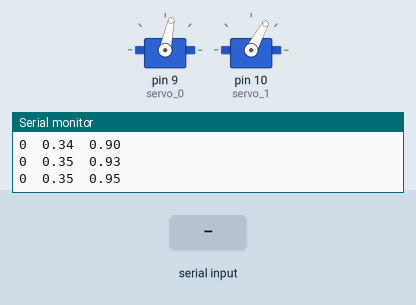
A sketch run on a simulated Arduino Uno, built with avr-gcc and run on an emulated ATmega328P. Shown: 2 × servo, the last lines printed to the serial monitor. The inputs (shaded band) are chosen by the test bench.

Above: at 0.45 s.
At 1.2 s:
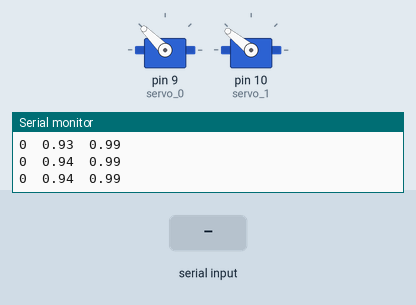
1.3 s: "2" received over Serial
At 3.4 s:
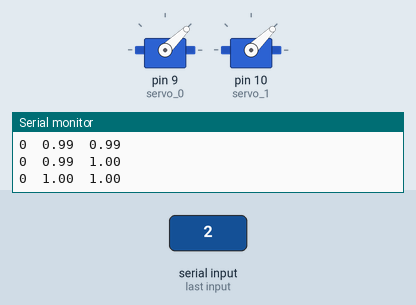
Timing chart, 0 to 13.3 s (numbered marks = the images above; inputs shaded):
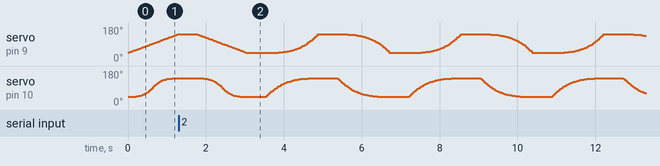

The sketch:

SimpleServoEasing.ino
```cpp
#include <Arduino.h>
#include <Servo.h>


#include <math.h>

// Linear interpolation (no easing)
float linear(float x);

// Quadratic easing; p^2
float easeInQuadratic(float x);
float easeOutQuadratic(float x);
float easeInOutQuadratic(float x);

// Cubic easing; p^3
float easeInCubic(float x);
float easeOutCubic(float x);
float easeInOutCubic(float x);

// Quartic easing; p^4
float easeInQuartic(float x);
float easeOutQuartic(float x);
float easeInOutQuartic(float x);

// Quintic easing; p^5
float easeInQuintic(float x);
float easeOutQuintic(float x);
float easeInOutQuintic(float x);

// Sine wave easing; sin(p * PI/2)
float easeInSine(float x);
float easeOutSine(float x);
float easeInOutSine(float x);

// Circular easing; sqrt(1 - p^2)
float easeInCircular(float x);
float easeOutCircular(float x);
float easeInOutCircular(float x);

// Exponential easing, base 2
float easeInExponential(float x);
float easeOutExponential(float x);
float easeInOutExponential(float x);

// Exponentially-damped sine wave easing
float easeInElastic(float x);
float easeOutElastic(float x);
float easeInOutElastic(float x);

// Overshooting cubic easing;
float easeInBack(float x);
float easeOutBack(float x);
float easeInOutBack(float x);

// Exponentially-decaying bounce easing
float easeInBounce(float x);
float easeOutBounce(float x);
float easeInOutBounce(float x);


// Modeled after the line y = x
float linear(float x) {
  return x;
}

// Modeled after the parabola y = x^2
float easeInQuadratic(float x) {
  return pow(x, 2);
}

// Modeled after the parabola y = -x^2 + 2x
float easeOutQuadratic(float x) {
  return -(x * (x - 2));
}

// Modeled after the piecewise quadratic
// y = (1/2)((2x)^2)             ; [0, 0.5)
// y = -(1/2)((2x-1)*(2x-3) - 1) ; [0.5, 1]
float easeInOutQuadratic(float x) {
  return (x < 0.5) ? (2 * pow(x, 2)) : ((-2 * pow(x, 2)) + (4 * x) - 1);
}

// Modeled after the cubic y = x^3
float easeInCubic(float x) {
  return pow(x, 3);
}

// Modeled after the cubic y = (x - 1)^3 + 1
float easeOutCubic(float x) {
  return pow(x - 1, 3) + 1;
}

// Modeled after the piecewise cubic
// y = (1/2)((2x)^3)       ; [0, 0.5)
// y = (1/2)((2x-2)^3 + 2) ; [0.5, 1]
float easeInOutCubic(float x) {
  return (x < 0.5) ? (4 * pow(x, 3)) : (0.5 * pow(((2 * x) - 2), 3) + 1);
}

// Modeled after the quartic x^4
float easeInQuartic(float x) {
  return pow(x, 4);
}

// Modeled after the quartic y = 1 - (x - 1)^4
float easeOutQuartic(float x) {
  return pow(x - 1, 3) * (1 - x) + 1;
}

// Modeled after the piecewise quartic
// y = (1/2)((2x)^4)        ; [0, 0.5)
// y = -(1/2)((2x-2)^4 - 2) ; [0.5, 1]
float easeInOutQuartic(float x) {
  return (x < 0.5) ? (8 * pow(x, 4)) : (-8 * pow(x - 1, 4) + 1);
}

// Modeled after the quintic y = x^5
float easeInQuintic(float x) {
  return pow(x, 5);
}

// Modeled after the quintic y = (x - 1)^5 + 1
float easeOutQuintic(float x) {
  return pow(x - 1, 5) + 1;
}

// Modeled after the piecewise quintic
// y = (1/2)((2x)^5)       ; [0, 0.5)
// y = (1/2)((2x-2)^5 + 2) ; [0.5, 1]
float easeInOutQuintic(float x) {
  return (x < 0.5) ? (16 * pow(x, 5)) : (0.5 * pow((2 * x) - 2, 5) + 1);
}

// Modeled after quarter-cycle of sine wave
float easeInSine(float x) {
  return sin((x - 1) * M_PI_2) + 1;
}

// Modeled after quarter-cycle of sine wave (different phase)
float easeOutSine(float x) {
  return sin(x * M_PI_2);
}

// Modeled after half sine wave
float easeInOutSineEaseInOut(float x) {
  return 0.5 * (1 - cos(x * M_PI));
}

// Modeled after shifted quadrant IV of unit circle
float easeInCircular(float x) {
  return 1 - sqrt(1 - pow(x, 2));
}

// Modeled after shifted quadrant II of unit circle
float easeOutCircular(float x) {
  return sqrt((2 - x) * x);
}

// Modeled after the piecewise circular function
// y = (1/2)(1 - sqrt(1 - 4x^2))           ; [0, 0.5)
// y = (1/2)(sqrt(-(2x - 3)*(2x - 1)) + 1) ; [0.5, 1]
float easeInOutCircular(float x) {
  return (x < 0.5) ? (0.5 * (1 - sqrt(1 - 4 * pow(x, 2)))) : (0.5 * (sqrt(-((2 * x) - 3) * ((2 * x) - 1)) + 1));
}

// Modeled after the exponential function y = 2^(10(x - 1))
float easeInExponential(float x) {
  return (x == 0.0) ? x : pow(2, 10 * (x - 1));
}

// Modeled after the exponential function y = -2^(-10x) + 1
float easeOutExponential(float x) {
  return (x == 1.0) ? x : 1 - pow(2, -10 * x);
}

// Modeled after the piecewise exponential
// y = (1/2)2^(10(2x - 1))         ; [0,0.5)
// y = -(1/2)*2^(-10(2x - 1))) + 1 ; [0.5,1]
float easeInOutExponential(float x) {
  if(x == 0.0 || x == 1.0) return x;

  return (x < 0.5) ? (0.5 * pow(2, (20 * x) - 10)) : (-0.5 * pow(2, (-20 * x) + 10) + 1);
}

// Modeled after the damped sine wave y = sin(13pi/2*x)*pow(2, 10 * (x - 1))
float easeInElastic(float x) {
  return sin(13 * M_PI_2 * x) * pow(2, 10 * (x - 1));
}

// Modeled after the damped sine wave y = sin(-13pi/2*(x + 1))*pow(2, -10x) + 1
float easeOutElastic(float x) {
  return sin(-13 * M_PI_2 * (x + 1)) * pow(2, -10 * x) + 1;
}

// Modeled after the piecewise exponentially-damped sine wave:
// y = (1/2)*sin(13pi/2*(2*x))*pow(2, 10 * ((2*x) - 1))      ; [0,0.5)
// y = (1/2)*(sin(-13pi/2*((2x-1)+1))*pow(2,-10(2*x-1)) + 2) ; [0.5, 1]
float easeInOutElastic(float x) {
  return (x < 0.5) ?
    (0.5 * sin(13 * M_PI_2 * (2 * x)) * pow(2, 10 * ((2 * x) - 1)))
    : (0.5 * (sin(-13 * M_PI_2 * ((2 * x - 1) + 1)) * pow(2, -10 * (2 * x - 1)) + 2));
}

// Modeled after the overshooting cubic y = x^3-x*sin(x*pi)
float easeInBack(float x) {
  return pow(x, 3) - x * sin(x * M_PI);
}

// Modeled after overshooting cubic y = 1-((1-x)^3-(1-x)*sin((1-x)*pi))
float easeOutBack(float x) {
  return 1 - (pow(1 - x, 3) - (1 - x) * sin((1 - x) * M_PI));
}

// Modeled after the piecewise overshooting cubic function:
// y = (1/2)*((2x)^3-(2x)*sin(2*x*pi))           ; [0, 0.5)
// y = (1/2)*(1-((1-x)^3-(1-x)*sin((1-x)*pi))+1) ; [0.5, 1]
float easeInOutBack(float x) {
  return (x < 0.5) ?
    (0.5 * (pow(2 * x, 3) - 2 * x * sin(2 * x * M_PI)))
    : (0.5 * (1 - (pow((1 - (2 * x - 1)), 3) - (1 - (2 * x - 1)) * sin((1 - (2 * x - 1)) * M_PI))) + 0.5);
}

float easeInBounce(float x) {
  return 1 - easeOutBounce(1 - x);
}

float easeOutBounce(float x) {
  if (x < 1 / 2.75) {
    return 7.5625 * pow(x, 2);
  }
  else if (x < 2 / 2.75) {
    return 7.5625 * pow(x - (1.5 / 2.75), 2) + 0.75;
  }
  else if (x < 2.5 / 2.75) {
    return 7.5625 * pow(x - (2.25 / 2.75), 2) + 0.9375;
  }
  else {
    return 7.5625 * pow(x - (2.625 / 2.75), 2) * x + 0.984375;
  }
}

float easeInOutBounce(float x) {
  return (x < 0.5) ? (0.5 * easeInBounce(x * 2)) : (0.5 * easeOutBounce(x * 2 - 1) + 0.5);
}

Servo servo_0;
Servo servo_1;

char state = '0';

void setup() {
  Serial.begin(115200);
  servo_0.attach(9);
  servo_1.attach(10);

//  Serial.println("ready");
}

void loop() {
  while (Serial.available()) {
    char c = Serial.read();
    if (c == '0' || c == '1' || c == '2' || c == '3' || c == '4') state = c;
  }

  for (float linear=0; linear<1; linear+=0.005) {

    switch (state) {
      case '0':
        servo_0.writeMicroseconds(1000 + (int)(linear * 1000));
        servo_1.writeMicroseconds(1000 + (int)(easeInOutCubic(linear) * 1000));
        break;
      case '1':
        servo_0.writeMicroseconds(1000 + (int)(easeInOutQuadratic(linear) * 1000));
        servo_1.writeMicroseconds(1000 + (int)(easeInOutCubic(linear) * 1000));
        break;
      case '2':
        servo_0.writeMicroseconds(1000 + (int)(easeInCubic(linear) * 1000));
        servo_1.writeMicroseconds(1000 + (int)(easeOutCubic(linear) * 1000));
        break;
      case '3':
        servo_0.writeMicroseconds(1000 + (int)(easeOutBack(linear) * 1000));
        servo_1.writeMicroseconds(1000 + (int)(easeInOutBack(linear) * 1000));
        break;
      case '4':
        servo_0.writeMicroseconds(1000 + (int)(easeOutElastic(linear) * 1000));
        servo_1.writeMicroseconds(1000 + (int)(easeOutBounce(linear) * 1000));
        delay(10);
        break;
    }
    Serial.print(state);
    Serial.print("\t");
    Serial.print(linear);
    Serial.print("\t");
    Serial.println(easeOutBounce(linear));

    delay(5);
  }
  delay(500);

  for (float linear=0; linear<1; linear+=0.005) {

    switch (state) {
      case '0':
        servo_0.writeMicroseconds(2000 - (int)(linear * 1000));
        servo_1.writeMicroseconds(2000 - (int)(easeInOutCubic(linear) * 1000));
        break;
      case '1':
        servo_0.writeMicroseconds(2000 - (int)(easeInOutQuadratic(linear) * 1000));
        servo_1.writeMicroseconds(2000 - (int)(easeInOutCubic(linear) * 1000));
        break;
      case '2':
        servo_0.writeMicroseconds(2000 - (int)(easeInCubic(linear) * 1000));
        servo_1.writeMicroseconds(2000 - (int)(easeOutCubic(linear) * 1000));
        break;
      case '3':
        servo_0.writeMicroseconds(2000 - (int)(easeOutBack(linear) * 1000));
        servo_1.writeMicroseconds(2000 - (int)(easeInOutBack(linear) * 1000));
        break;
      case '4':
        servo_0.writeMicroseconds(2000 - (int)(easeOutElastic(linear) * 1000));
        servo_1.writeMicroseconds(2000 - (int)(easeOutBounce(linear) * 1000));
        delay(10);
        break;
    }
    Serial.print(state);
    Serial.print("\t");
    Serial.print(linear);
    Serial.print("\t");
    Serial.println(easeOutBounce(linear));

    delay(5);
  }
  delay(500);

}
```
